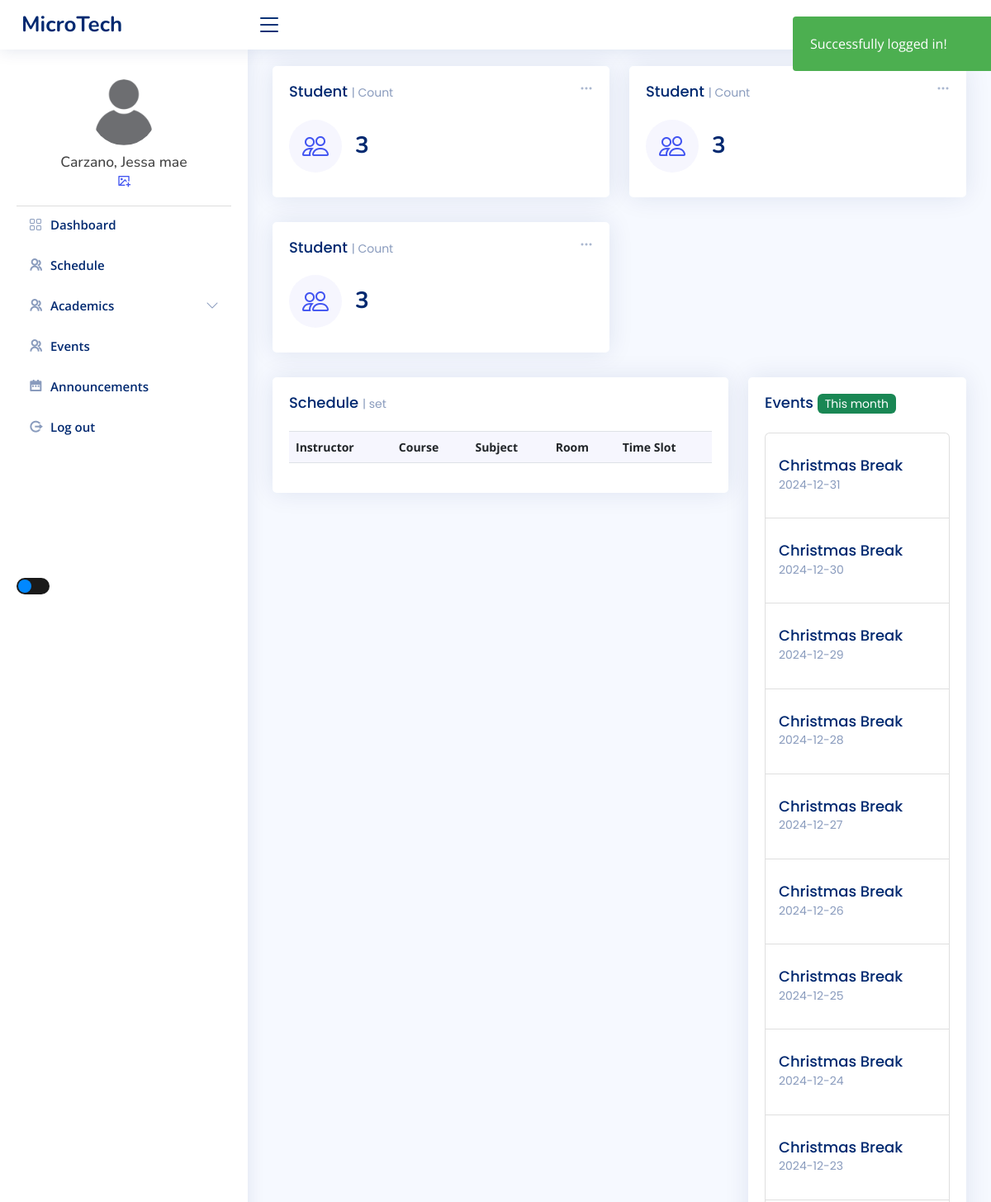
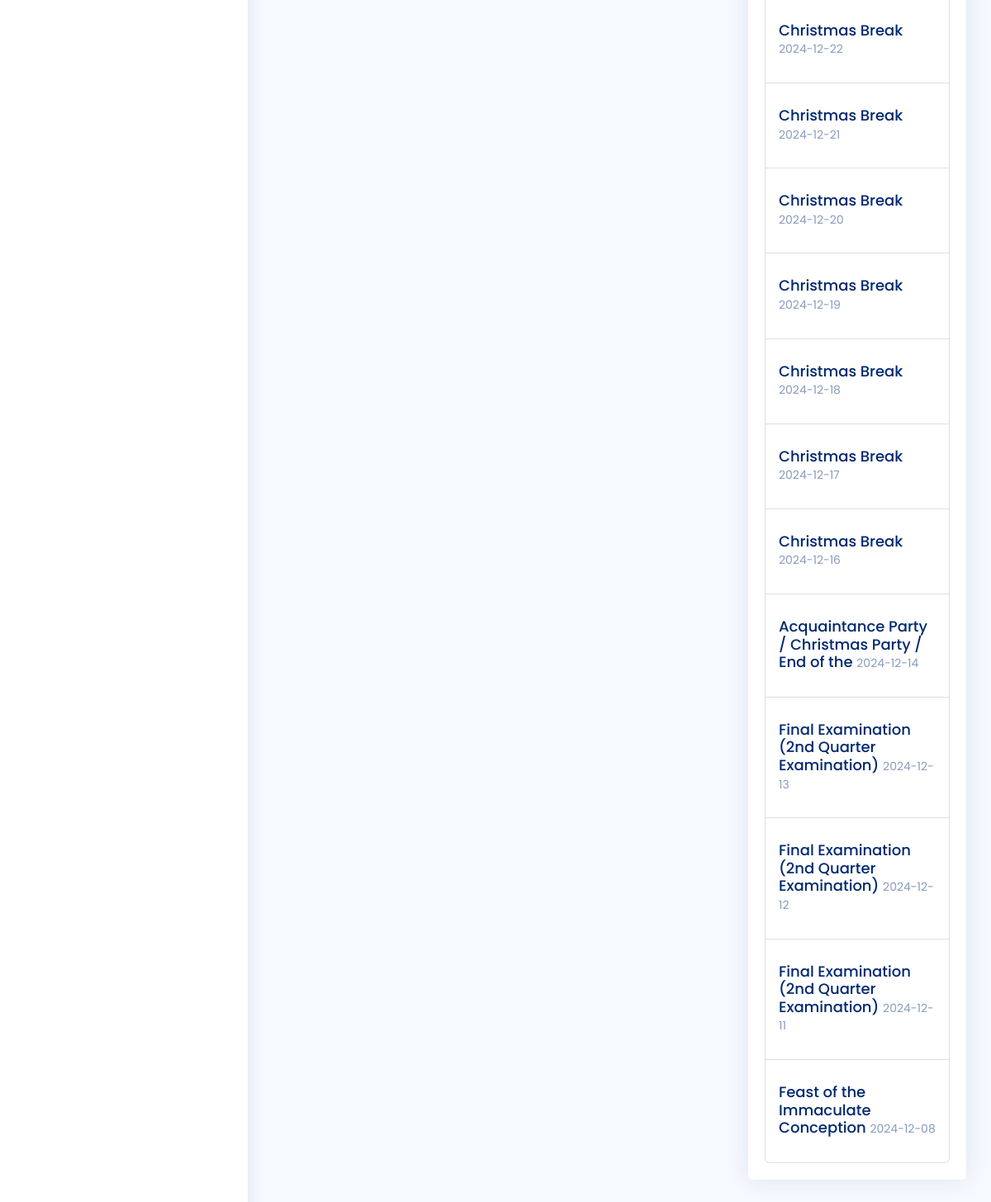
The page /admin/index2.php (signed in) on the database its author committed (2 pictures, top to bottom).
### tables this page shows
CREATE TABLE `tbl_users` (
  `user_id` int(11) NOT NULL,
  `user_fname` varchar(50) NOT NULL,
  `user_lname` varchar(50) NOT NULL,
  `user_email` varchar(80) NOT NULL,
  `user_name` varchar(50) NOT NULL,
  `user_pass` varchar(100) NOT NULL,
  `user_role` varchar(20) NOT NULL,
  `user_image` varchar(100) NOT NULL
);

CREATE TABLE `tbl_events` (
  `id` int(11) NOT NULL,
  `title` varchar(50) NOT NULL,
  `date` date NOT NULL,
  `description` varchar(10000) NOT NULL
);

### admin/index2.php (the view, shortened to what this page needs)
<?php
include_once "../templates/header2.php";
include_once "includes/connect.php";
$connection = new Connection();
$pdo = $connection->open();
$sql = "SELECT * FROM tbl_events ORDER BY date DESC";
$stmt = $pdo->query($sql);
$events = $stmt->fetchAll(PDO::FETCH_ASSOC);
$currentMonthStart = date('Y-m-01');
$currentMonthEnd = date('Y-m-t');
$filteredEvents = [];
foreach ($events as $event) {
    if ($event['date'] >= $currentMonthStart && $event['date'] <= $currentMonthEnd) {
        $filteredEvents[] = $event;
    }
}
$statements = $conn->prepare("SELECT COUNT(user_id) AS count_stud FROM tbl_students");
$statements->execute();
$studcount = $statements->fetch(PDO::FETCH_ASSOC);
?>
<main id="main" class="main">
    <section class="section dashboard">
        <div class="row">
            <div class="col-xxl-4 col-md-6">
                <div class="card info-card sales-card">
                    <div class="filter">
                        <a class="icon" href="#" data-bs-toggle="dropdown"><i class="bi bi-three-dots"></i></a>
                    </div>
                    <div class="card-body">
                        <h5 class="card-title">Student <span>| Count</span></h5>
                        <div class="d-flex align-items-center">
                            <div class="card-icon rounded-circle d-flex align-items-center justify-content-center">
                                <i class="bi bi-people"></i>
                            </div>
                            <div class="ps-3">
                                <h6><?php echo $studcount['count_stud'] ?></h6>
                            </div>
                        </div>
                    </div>
                </div>
            </div>
            <div class="col-xxl-4 col-md-6">
                <div class="card info-card sales-card">
                    <div class="filter">
                        <a class="icon" href="#" data-bs-toggle="dropdown"><i class="bi bi-three-dots"></i></a>
                    </div>
                    <div class="card-body">
                        <h5 class="card-title">Student <span>| Count</span></h5>
                        <div class="d-flex align-items-center">
                            <div class="card-icon rounded-circle d-flex align-items-center justify-content-center">
                                <i class="bi bi-people"></i>
                            </div>
                            <div class="ps-3">
                                <h6><?php echo $studcount['count_stud'] ?></h6>
                            </div>
                        </div>
                    </div>
                </div>
            </div>
            <div class="col-xxl-4 col-md-6">
                <div class="card info-card sales-card">
                    <div class="filter">
                        <a class="icon" href="#" data-bs-toggle="dropdown"><i class="bi bi-three-dots"></i></a>
                    </div>
                    <div class="card-body">
                        <h5 class="card-title">Student <span>| Count</span></h5>
                        <div class="d-flex align-items-center">
                            <div class="card-icon rounded-circle d-flex align-items-center justify-content-center">
                                <i class="bi bi-people"></i>
                            </div>
                            <div class="ps-3">
                                <h6><?php echo $studcount['count_stud'] ?></h6>
                            </div>
                        </div>
                    </div>
                </div>
            </div>
        </div>
        <div class="row">
            <div class="col-lg-8">
                <div class="row">
                    <div class="col-12">
                        <div class="card recent-sales overflow-auto">
                            <div class="card-body">
                                <h5 class="card-title">Schedule <span>| set</span></h5>
                                <table id="scheduleTable" class="table table-striped table-bordered">
                                    <thead>
                                        <tr>
                                            <th scope="col">Instructor</th>
                                            <th scope="col">Course</th>
                                            <th scope="col">Subject</th>
                                            <th scope="col">Room</th>
                                            <th scope="col">Time Slot</th>
                                        </tr>
                                    </thead>
                                </table>
                            </div>
                        </div>
                    </div>
                </div>
            </div>
            <div class="col-lg-4">
                <div class="card">
                    <div class="card-body">
                        <h5 class="card-title"> Events <span class="badge bg-success" style="color: white;">This month</span></h5>
                        <ul class="list-group">
                            <?php if (!empty($filteredEvents)) : ?>
                                <?php foreach ($filteredEvents as $event) : ?>
                                    <li class="list-group-item">
                                        <h6 class="card-title"><?php echo htmlspecialchars($event['title']); ?> <span>
                                                <?php echo htmlspecialchars($event['date']); ?></span></h6>
                                    </li>
                                <?php endforeach; ?>
                            <?php else : ?>
                                <li class="list-group-item">No events found for the current month.</li>
                            <?php endif; ?>
                        </ul>
                    </div>
                </div>
            </div>
        </div>
    </section>
</main>
<?php
include_once "../templates/footer.php";
?>

### templates/header2.php (shortened to what this page needs)
<?php
$database = new Connection();
$conn = $database->open();
$userid = $_SESSION["login"];
$statements = $conn->prepare("SELECT user_fname, user_lname, user_image FROM tbl_users WHERE user_id = ?");
$statements->execute([$userid]);
$user = $statements->fetch(PDO::FETCH_ASSOC);
$fname = $user['user_fname'];
$lname = $user['user_lname'];
$image = $user['user_image'];
?>
<!DOCTYPE html>
<html lang="en">
<head>
  <link href="../assets/vendor/bootstrap/css/bootstrap.min.css" rel="stylesheet">
  <link href="../assets/vendor/bootstrap-icons/bootstrap-icons.css" rel="stylesheet">
  <link href="../assets/vendor/boxicons/css/boxicons.min.css" rel="stylesheet">
  <link href="../assets/vendor/quill/quill.snow.css" rel="stylesheet">
  <link href="../assets/vendor/quill/quill.bubble.css" rel="stylesheet">
  <link href="../assets/vendor/remixicon/remixicon.css" rel="stylesheet">
  <link href="../assets/vendor/simple-datatables/style.css" rel="stylesheet">
  <link href="../assets/css/style.css" rel="stylesheet">
</head>
<body>
  <?php
  if (isset($_SESSION['login_success']) && $_SESSION['login_success']) {
    echo "
        <div class='alert'>
            <span class='closebtn' onclick='this.parentElement.style.display=\"none\";'>&times;</span>
            Successfully logged in!
        </div>
        <script>
            // Automatically close the alert after 5 seconds
            setTimeout(function() {
                document.querySelector('.alert').style.opacity = '0';
                setTimeout(function() {
                    document.querySelector('.alert').style.display = 'none';
                }, 600);
            }, 5000);
        </script>";
  }
  ?>
  <header id="header" class="header fixed-top d-flex align-items-center">
    <div class="d-flex align-items-center justify-content-between">
      <a href="../admin/index.php" class="logo d-flex align-items-center">
        <span class="d-none d-lg-block">MicroTech</span>
      </a>
      <i class="bi bi-list toggle-sidebar-btn"></i>
    </div>
  </header>
  <aside id="sidebar" class="sidebar">
    <ul class="sidebar-nav" id="sidebar-nav">
      <div class="profile-section">
        <div class="profile-img">
          <img src="upload-files/<?php echo htmlspecialchars($image); ?>" id="currentPhoto" onerror="this.src='images/default.png'" alt="Profile Image" class="rounded-circle">
        </div>
        <div class="profile-info">
          <h5><?php echo htmlspecialchars($lname) . ', ' . htmlspecialchars($fname); ?></h5>
        </div>
        <div class="settings-icon">
          <a href="javascript:void(0);" onclick="document.getElementById('fileInput').click();">
            <i class="ri-image-add-line"></i>
          </a>
        </div>
      </div>
      <li class="nav-item">
        <a class="nav-link collapsed" href="../admin/index2.php">
          <i class="bi bi-grid"></i>
          <span>Dashboard</span>
        </a>
      </li>
      <li class="nav-item">
        <a class="nav-link collapsed" href="../admin/schedule-teacher.php">
          <i class="ri ri-group-line"></i>
          <span>Schedule</span>
        </a>
      </li>
      <li class="nav-item">
        <a class="nav-link collapsed" data-bs-target="#components-nav" data-bs-toggle="collapse" href="#">
          <i class="ri ri-group-line"></i><span>Academics</span><i class="bi bi-chevron-down ms-auto"></i>
        </a>
      </li>
      <li class="nav-item">
        <a class="nav-link collapsed" href="../admin/event-teacher.php">
          <i class="ri ri-group-line"></i>
          <span>Events</span>
        </a>
      </li>
      <li class="nav-item">
        <a class="nav-link collapsed" href="#">
          <i class="ri-calendar-2-fill"></i>
          <span>Announcements</span>
        </a>
      </li>
      <li class="nav-item">
        <a class="nav-link collapsed" href="../admin/includes/logout.inc.php">
          <i class="ri-logout-circle-r-line"></i>
          <span>Log out</span>
        </a>
      </li>
    </ul>
    <div style="margin-top: 13%; position:fixed">
      <label class="switch">
        <span class="slider round"></span>
      </label>
    </div>
  </aside>

### templates/footer.php (shortened to what this page needs)
</body>
</html>

### assets/css/style.css (style rules this page uses)
:root { scroll-behavior: smooth; }
body { font-family: "Open Sans", sans-serif; background: #f6f9ff; color: #444444; }
a { color: #4154f1; text-decoration: none; }
h1, h2, h3, h4, h5, h6 { font-family: "Nunito", sans-serif; }
#main { margin-top: 60px; padding: 20px 30px; transition: all 0.3s; }
.card { margin-bottom: 30px; border: none; border-radius: 5px; box-shadow: 0px 0 30px rgba(1, 41, 112, 0.1); }
.card-title { padding: 20px 0 15px 0; font-size: 18px; font-weight: 500; color: #012970; font-family: "Poppins", sans-serif; }
.card-title span { color: #899bbd; font-size: 14px; font-weight: 400; }
.card-body { padding: 0 20px 20px 20px; }
.logo { line-height: 1; }
@media (min-width: 1200px) { .logo { width: 280px; } }
.logo span { font-size: 26px; font-weight: 700; color: #012970; font-family: "Nunito", sans-serif; }
.header { transition: all 0.5s; z-index: 997; height: 60px; box-shadow: 0px 2px 20px rgba(1, 41, 112, 0.1); background-color: #fff; padding-left: 20px; }
.header .toggle-sidebar-btn { font-size: 32px; padding-left: 10px; cursor: pointer; color: #012970; }
.sidebar { position: fixed; top: 60px; left: 0; bottom: 0; width: 300px; z-index: 996; transition: all 0.3s; padding: 20px; overflow-y: auto; scrollbar-width: thin; scrollbar-color: #aab7cf transparent; box-shadow: 0px 0px 20px rgba(1, 41, 112, 0.1); background-color: #fff; }
@media (min-width: 1200px) { #main, #footer { margin-left: 300px; } }
.sidebar-nav { padding: 0; margin: 0; list-style: none; }
.sidebar-nav li { padding: 0; margin: 0; list-style: none; }
.sidebar-nav .nav-item { margin-bottom: 5px; }
.sidebar-nav .nav-link { display: flex; align-items: center; font-size: 15px; font-weight: 600; color: #4154f1; transition: 0.3; background: #f6f9ff; padding: 10px 15px; border-radius: 4px; }
.sidebar-nav .nav-link i { font-size: 16px; margin-right: 10px; color: #4154f1; }
.sidebar-nav .nav-link.collapsed { color: #012970; background: #fff; }
.sidebar-nav .nav-link.collapsed i { color: #899bbd; }
.sidebar-nav .nav-link .bi-chevron-down { margin-right: 0; transition: transform 0.2s ease-in-out; }
.dashboard .filter { position: absolute; right: 0px; top: 15px; }
.dashboard .filter .icon { color: #aab7cf; padding-right: 20px; padding-bottom: 5px; transition: 0.3s; font-size: 16px; }
.dashboard .info-card { padding-bottom: 10px; }
.dashboard .info-card h6 { font-size: 28px; color: #012970; font-weight: 700; margin: 0; padding: 0; }
.dashboard .card-icon { font-size: 32px; line-height: 0; width: 64px; height: 64px; flex-shrink: 0; flex-grow: 0; }
.dashboard .sales-card .card-icon { color: #4154f1; background: #f6f6fe; }
.dashboard .recent-sales { font-size: 14px; }
.dashboard .recent-sales .table thead { background: #f6f6fe; }
.dashboard .recent-sales .table thead th { border: 0; }

### templates/header2.php (style rules this page uses)
html { scroll-behavior: smooth; }
.sidebar .nav-link { transition: background-color 0.3s ease, color 0.3s ease; }
.profile-section { display: flex; flex-direction: column; align-items: center; padding: 1rem; border-bottom: 1px solid #ddd; }
.profile-img img { width: 80px; height: 80px; border-radius: 50%; object-fit: cover; margin-bottom: 10px; }
.profile-info h5 { margin: 0; font-size: 1.1rem; text-align: center; }
.alert { max-width: 300px; width: 100%; padding: 20px; background-color: #4CAF50; color: white; opacity: 1; transition: opacity 0.6s; margin-bottom: 15px; border-radius: 4px; position: fixed; top: 20px; left: 80%; z-index: 5000; }
.switch { position: relative; display: inline-block; width: 40px; height: 20px; }
.slider { position: absolute; cursor: pointer; top: 0; left: 0; right: 0; bottom: 0; background-color: #1a1a1a; transition: .4s; }
.slider:before { position: absolute; content: ""; height: 16px; width: 16px; left: 2px; bottom: 2px; background-color: #0088ff; transition: .4s; }
.slider.round { border-radius: 20px; }
.slider.round:before { border-radius: 50%; }

### admin/index2.php (style rules this page uses)
a { text-decoration: none !important; }
.alert { padding: 20px; background-color: #4CAF50; color: white; opacity: 1; transition: opacity 0.6s; margin-bottom: 15px; border-radius: 4px; position: fixed; top: 20px; right: 20px; z-index: 5000; width: 300px; }

### rows shown on the page
tbl_users: user_lname "Carzano", user_fname "Jessa mae"
tbl_events: title "Christmas Break", date "2024-12-31"
tbl_events: title "Christmas Break", date "2024-12-30"
tbl_events: title "Christmas Break", date "2024-12-29"
tbl_events: title "Christmas Break", date "2024-12-28"
tbl_events: title "Christmas Break", date "2024-12-27"
tbl_events: title "Christmas Break", date "2024-12-26"
tbl_events: title "Christmas Break", date "2024-12-25"
tbl_events: title "Christmas Break", date "2024-12-24"
tbl_events: title "Christmas Break", date "2024-12-23"
tbl_events: title "Christmas Break", date "2024-12-22"
tbl_events: title "Christmas Break", date "2024-12-21"
tbl_events: title "Christmas Break", date "2024-12-20"
tbl_events: title "Christmas Break", date "2024-12-19"
tbl_events: title "Christmas Break", date "2024-12-18"
tbl_events: title "Christmas Break", date "2024-12-17"
tbl_events: title "Christmas Break", date "2024-12-16"
tbl_events: title "Acquaintance Party / Christmas Party / End of the", date "2024-12-14"
tbl_events: title "Final Examination (2nd Quarter Examination)", date "2024-12-13"
tbl_events: title "Final Examination (2nd Quarter Examination)", date "2024-12-12"
tbl_events: title "Final Examination (2nd Quarter Examination)", date "2024-12-11"
tbl_events: title "Feast of the Immaculate Conception", date "2024-12-08"

### other values the page prints
$studcount['count_stud'] "3"
